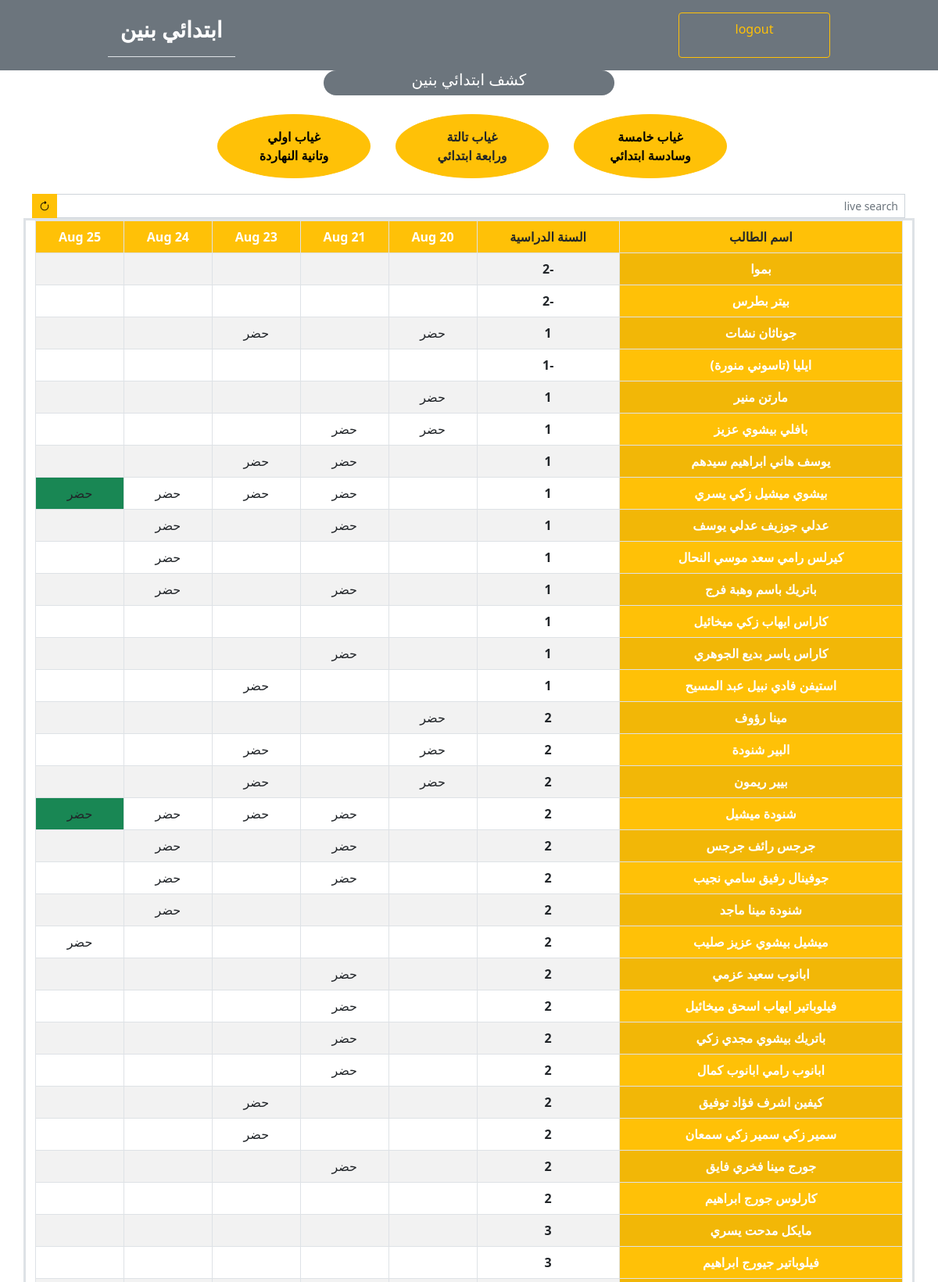
The app's page /project2/ebtda2y/attendance/ (signed in, upper part) with its own data.
### project2/models.py (models this page shows, shortened)
class Student(models.Model):
    GENDER_CHOICES = (
        ('male', 'Male'),
        ('female', 'Female'),
    )
    CONFESSION_FATHER_CHOICES = (
        ('لا يوجد', 'لا يوجد'),
        ('ابونا تاردس', 'ابونا تادرس'),
        ('ابونا سيرافيم', 'ابونا سيرافيم'),
        ('ابونا تيمثاوس', 'ابونا تيمثاوس'),
        ('اب كاهن اخر', 'اب كاهن اخر'),
    )
    ACADEMIC_YEAR_CHOICES = (
        (-2, '-2'),
        (-1, '-1'),
        (1, '1'),
        (2, '2'),
        (3, '3'),
        (4, '4'),
        (5, '5'),
        (6, '6'),
    )
    name = models.CharField(max_length=100)
    gender = models.CharField(max_length=6, choices=GENDER_CHOICES, default="male")
    academic_year = models.IntegerField(choices=ACADEMIC_YEAR_CHOICES)
    phone_number = models.CharField(max_length=11, blank=True)
    phone_number2 = models.CharField(max_length=11, blank=True)
    facebook_profile = models.CharField(max_length=255,blank=True)
    date_of_birth = models.DateField(default = date(2000, 1, 1), blank=True)
    school_name = models.CharField(max_length=255,blank=True)
    confession_father = models.CharField(max_length=15, choices=CONFESSION_FATHER_CHOICES, default="لا يوجد", blank=True)
    hobbies = models.CharField(max_length=255,blank=True)
    health_problems = models.CharField(max_length=255,default="لا يوجد", blank=True)
    home_town = models.CharField(max_length=255,default="منوف", blank=True)
    home_region = models.CharField(max_length=255,blank=True)
    home_address = models.CharField(max_length=255,blank=True)
    how_to_church = models.CharField(max_length=255,blank=True)
    registered_in_church_list = models.BooleanField(default=False)
    absences = models.IntegerField(default=0, blank=True, null=True)
    brothers = models.ManyToManyField('self', symmetrical=True, blank=True, default=list)
    notes = models.TextField(blank=True, default='')
    father_name = models.CharField(max_length=100,blank=True)
    father_phone_number1 = models.CharField(max_length=11, blank=True)
    father_phone_number2 = models.CharField(max_length=11, blank=True)
    father_facebook_profile = models.CharField(max_length=255,blank=True)
    father_job = models.CharField(max_length=100, blank=True)
    father_alive = models.BooleanField(default=True)
    father_notes = models.TextField(blank=True)
    mother_name = models.CharField(max_length=100,blank=True)
    mother_phone_number1 = models.CharField(max_length=11, blank=True)
    mother_phone_number2 = models.CharField(max_length=11, blank=True)
    mother_facebook_profile = models.CharField(max_length=255,blank=True)
    mother_job = models.CharField(max_length=100, blank=True)
    mother_alive = models.BooleanField(default=True)
    mother_notes = models.TextField(blank=True)

### project2/views.py (the view)
# urls.py: path('ebtda2y/attendance/', views.attendance_general, name="attendance_general"),
@specific_username_required
def attendance_general(request):
    dates = AttendanceRecord.objects.order_by('date').values_list('date', flat=True).distinct()
    students = Student.objects.all()
    attendance_records = AttendanceRecord.objects.all()
    attendance_data = []
    for student in students:
        counter=0
        student_data = {
            'name': student.name,
            'academic_year': student.academic_year,
            'attendance_status': []
        }
        for date in dates:
            student_names_attended = attendance_records.filter(date=date).values_list('students_present', flat=True)
            if any(student.name in names.split(',') for names in student_names_attended):
                counter += 1
                attendance_status="attended"
                if counter == 4:
                    attendance_status="4_weeks_bonus"
                    counter = 0
                print( date, " -- ",  student.name, "*****************",attendance_status,"******************", counter)
            else:
                counter = 0
                attendance_status=""
                print("*****************did not attend******************")
            student_data['attendance_status'].append(attendance_status)
        attendance_data.append(student_data)
    context = {
        'dates': dates,
        'attendance_data': attendance_data,
    }
    return render(request, 'project2/attendance_general.html', context)

### project2/views.py (called while the page is built)
def specific_username_required(view_func):
    @wraps(view_func)
    def _wrapped_view(request, *args, **kwargs):
        user = request.user
        if user.username == 'khadem':
            return view_func(request, *args, **kwargs)
        else:
            return HttpResponse("You are not authorized to access this view.")
    return _wrapped_view  # Remove login_required here

### project2/templates/project2/attendance_general.html (shortened to what this page needs)
{% extends 'project2/base.html' %}
{% block content %}
    <div class="container d-flex flex-row justify-content-center">
        <h4 class="text-center bg-secondary text-white col-3 col-sm-4 col-md-4 px-4 pb-2 fs-5 mb-1 rounded-pill"> كشف ابتدائي بنين </h4>
    </div>
    <div class="container-fluid d-flex align-items-center justify-content-center m-1">
        <a href="{% url 'project2:attendance_specific' class_number='12' %}" class=" col-lg-2 col-md-2 col-sm-3 btn btn-warning rounded-circle py-3 m-3 fw-bolder"> غياب اولي <br> وتانية النهاردة </a>
        <a href="{% url 'project2:attendance_specific' class_number='34' %}" class=" col-lg-2 col-md-2 col-sm-3 btn btn-warning text-dark rounded-circle py-3 m-3 fw-bolder"> غياب تالتة <br> ورابعة ابتدائي </a>
        <a href="{% url 'project2:attendance_specific' class_number='56' %}" class=" col-lg-2 col-md-2 col-sm-3 btn btn-warning rounded-circle py-3 m-3 fw-bolder"> غياب خامسة <br> وسادسة ابتدائي </a>
    </div>
    <div class=" container d-flex flex-row justify-content-around text-center" dir="rtl">
        <div class="input-group input-group-sm col-3">
            <input class="form-control" type="search" id="search" placeholder="live search " aria-label="Search">
            <a href="{% url 'project2:info' %}" class="btn btn-warning btn-sm"><i class="bi bi-arrow-clockwise"></i> </a>
        </div>
    </div>
    <div class="container border border-3 vh-100 vw-100 overflow-auto">
        <div class="row justify-content-center">
            <div class="col-md-12">
                <div class="table-responsive">
                    <table class="table table-bordered table-striped text-center overflow-auto " dir="rtl" id="table_id">
                        <thead class="bg-warning">
                            <tr>
                                <th> اسم الطالب </th>
                                <th> السنة الدراسية</th>
                                {% for date in dates %}
                                    <th class="text-white">{{ date|date:"d M" }}</th>
                                {% endfor %}
                            </tr>
                        </thead>
                        <tbody>
                            {% for student_data in attendance_data %}
                                <tr>
                                    <th class="bg-warning text-white">{{ student_data.name }}</th>
                                    <th>{{ student_data.academic_year }}</th>
                                    {% for attendance_status in student_data.attendance_status %}
                                        {% if attendance_status == "attended" %}
                                            <td> حضر </td>
                                            {% elif attendance_status == "4_weeks_bonus" %}
                                            <td class="bg-success"> حضر </td>
                                            {% else %}
                                            <td>  </td>
                                        {% endif %}
                                    {% endfor %}
                                </tr>
                            {% endfor %}
                        </tbody>
                    </table>
                </div>
            </div>
        </div>
    </div>
{% endblock %}

### records on screen
Student: name "بموا"
Student: name "بيتر بطرس"
Student: name "جوناثان نشات"
Student: name "ايليا (تاسوني منورة)"
Student: name "مارتن منير"
Student: name "بافلي بيشوي عزيز"
Student: name "يوسف هاني ابراهيم سيدهم"
Student: name "بيشوي ميشيل زكي يسري"
Student: name "عدلي جوزيف عدلي يوسف"
Student: name "كيرلس رامي سعد موسي النحال"
Student: name "باتريك باسم وهبة فرج"
Student: name "كاراس ايهاب زكي ميخائيل"
Student: name "كاراس ياسر بديع الجوهري"
Student: name "استيفن فادي نبيل عبد المسيح"
Student: name "مينا رؤوف"
Student: name "البير شنودة"
Student: name "بيير ريمون"
Student: name "شنودة ميشيل"
Student: name "جرجس رائف جرجس"
Student: name "جوفينال رفيق سامي نجيب"
Student: name "شنودة مينا ماجد"
Student: name "ميشيل بيشوي عزيز صليب"
Student: name "ابانوب سعيد عزمي"
Student: name "فيلوباتير ايهاب اسحق ميخائيل"
Student: name "باتريك بيشوي مجدي زكي"
Student: name "ابانوب رامي ابانوب كمال"
Student: name "كيفين اشرف فؤاد توفيق"
Student: name "سمير زكي سمير زكي سمعان"
Student: name "جورج مينا فخري فايق"
Student: name "كارلوس جورج ابراهيم"
Student: name "مايكل مدحت يسري"
Student: name "فيلوباتير جيورج ابراهيم"

### other values on screen
{{ date|date:"d M" }} "20 Aug" "21 Aug" "23 Aug" "24 Aug" "25 Aug"
{{ student_data.academic_year }} "-2" "-2" "1" "-1" "1" "1" "1" "1" "1" "1" "1" "1" "1" "1" "2" "2" "2" "2" "2" "2" "2" "2" "2" "2" "2" "2" "2" "2" "2" "2" "3" "3"
